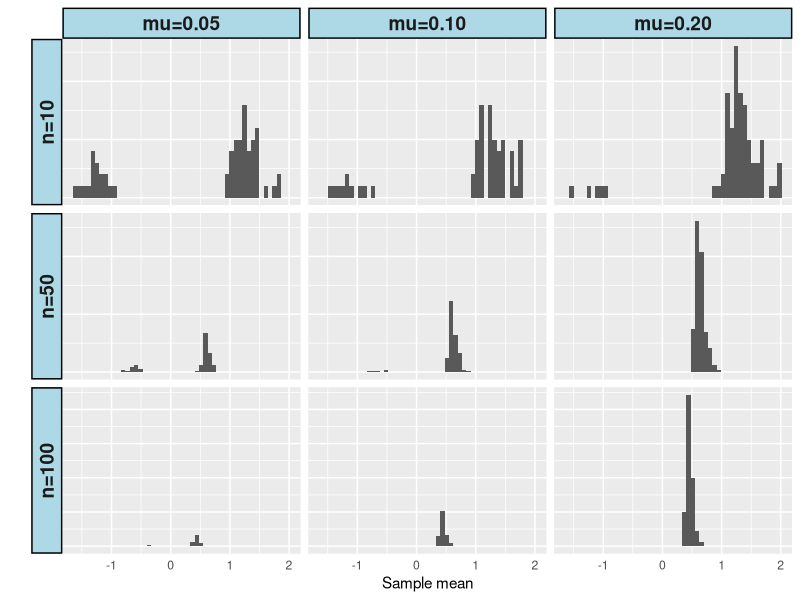

Recreate this plot in R.
library(ggplot2)

rm(list=ls())

n_reps <- 10000
threshold <- 0.005

generate_p_values <- function(mu, sigma, sample_size, n_reps) {
  p_value <- numeric(n_reps)
  x_bar <- numeric(n_reps)
  for (i in 1:n_reps) {
    x <- rnorm(sample_size, mu, sigma)
    y <- rnorm(sample_size, 0.0, sigma)
    tmp <- t.test(x, y, var.equal=TRUE)
    x_bar[i] <- mean(x) - mean(y)
    p_value[i] <- tmp$p.value
  }
  stats <- data.frame(p_value=p_value,
                      x_bar=x_bar)
  return(stats)
}

p_value <- numeric(0)
x_bar <- numeric(0)
mean <- character(0)
n <- character(0)
mu_vec <- character(0)
for (mu in c(0.05, 0.10, 0.20)) {
  for (sample_size in c(10, 50, 100)) {
    p <- generate_p_values(mu, sigma=1.0, sample_size, n_reps)
    p_value <- c(p_value, p$p_value)
    x_bar <- c(x_bar, p$x_bar)
    label <- sprintf("mu=%4.2f", mu)
    mean <- c(mean, rep(label, n_reps))
    label <- sprintf("n=%d", sample_size)
    n <- c(n, rep(label, n_reps))
    mu_vec <- c(mu_vec, rep(mu, n_reps))
  }
}

for.plot <- data.frame(p_value=p_value,
                       x_bar=x_bar,
                       mu=mu_vec,
                       mean=mean,
                       n=n)
for.plot$n <- factor(for.plot$n, levels=c("n=10", "n=50", "n=100"))
for.plot <- subset(for.plot, p_value < threshold)
p <- ggplot(for.plot, aes(x=x_bar)) +
  geom_histogram(bins=50) +
  xlab("Sample mean") +
  ylab("") +
  facet_grid(n ~ mean, scales="free_y", switch="y") +
  theme(strip.text=element_text(face="bold", size=rel(1.25)),
        strip.background=element_rect(fill="lightblue",
                                      color="black",
                                      size=1),
        axis.text.y=element_blank(),
        axis.ticks=element_blank())
print(p)

